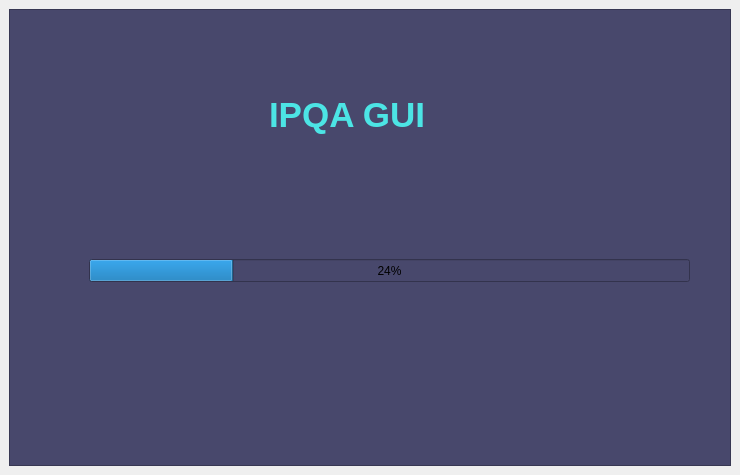
<?xml version="1.0" encoding="UTF-8"?>
<ui version="4.0">
 <class>MainWindow</class>
 <widget class="QMainWindow" name="MainWindow">
  <property name="geometry">
   <rect>
    <x>0</x>
    <y>0</y>
    <width>740</width>
    <height>475</height>
   </rect>
  </property>
  <property name="windowTitle">
   <string>MainWindow</string>
  </property>
  <widget class="QWidget" name="centralwidget">
   <layout class="QHBoxLayout" name="horizontalLayout">
    <item>
     <widget class="QFrame" name="frame">
      <property name="styleSheet">
       <string notr="true">background-color: rgb(72, 72, 108);</string>
      </property>
      <property name="frameShape">
       <enum>QFrame::StyledPanel</enum>
      </property>
      <property name="frameShadow">
       <enum>QFrame::Raised</enum>
      </property>
      <widget class="QLabel" name="label">
       <property name="geometry">
        <rect>
         <x>260</x>
         <y>80</y>
         <width>181</width>
         <height>51</height>
        </rect>
       </property>
       <property name="font">
        <font>
         <pointsize>26</pointsize>
         <weight>75</weight>
         <bold>true</bold>
        </font>
       </property>
       <property name="styleSheet">
        <string notr="true">color: rgb(76, 229, 229);</string>
       </property>
       <property name="text">
        <string>IPQA GUI</string>
       </property>
      </widget>
      <widget class="QProgressBar" name="progressBar">
       <property name="geometry">
        <rect>
         <x>80</x>
         <y>250</y>
         <width>601</width>
         <height>23</height>
        </rect>
       </property>
       <property name="value">
        <number>24</number>
       </property>
      </widget>
     </widget>
    </item>
   </layout>
  </widget>
 </widget>
 <resources/>
 <connections/>
</ui>
